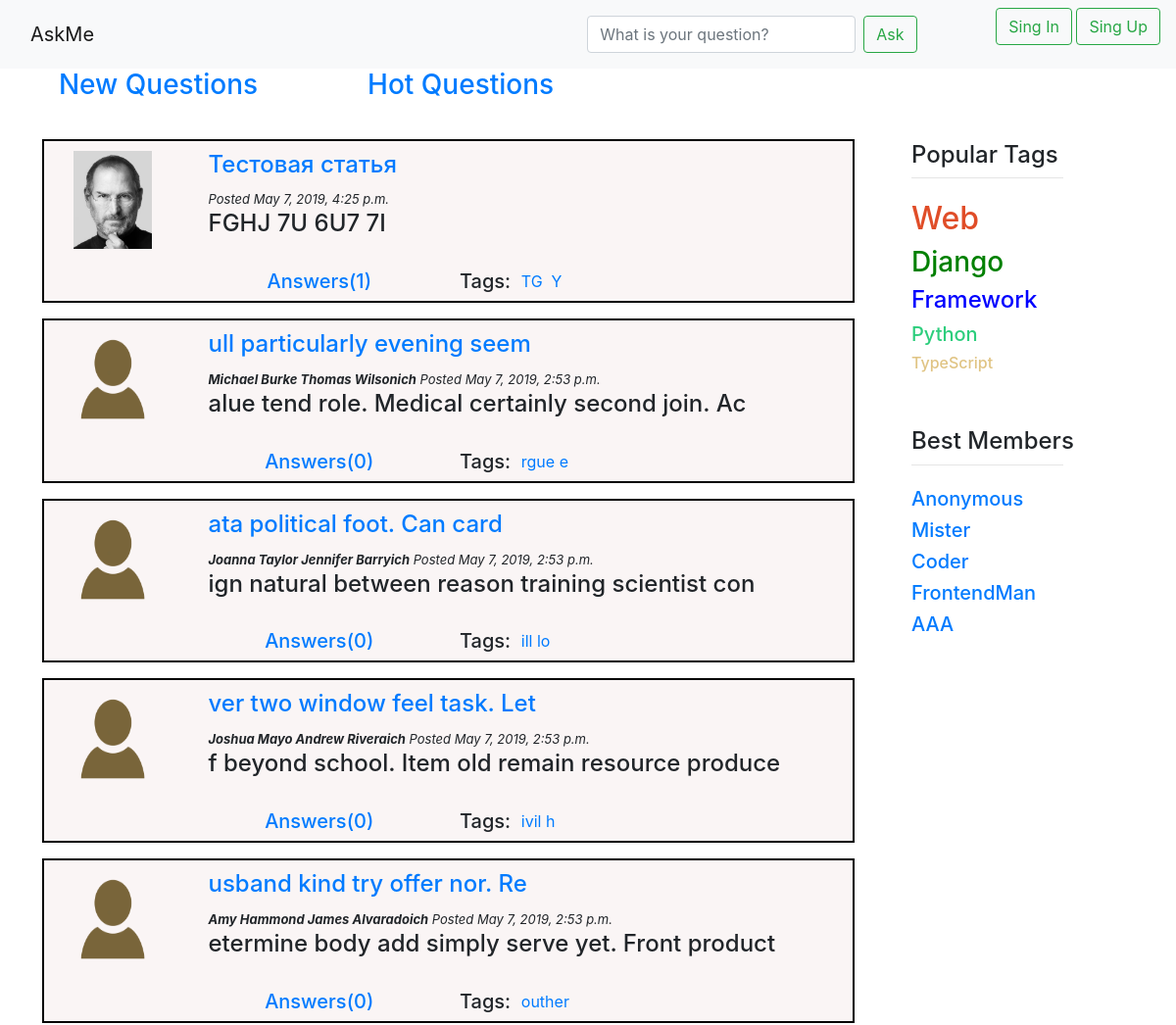
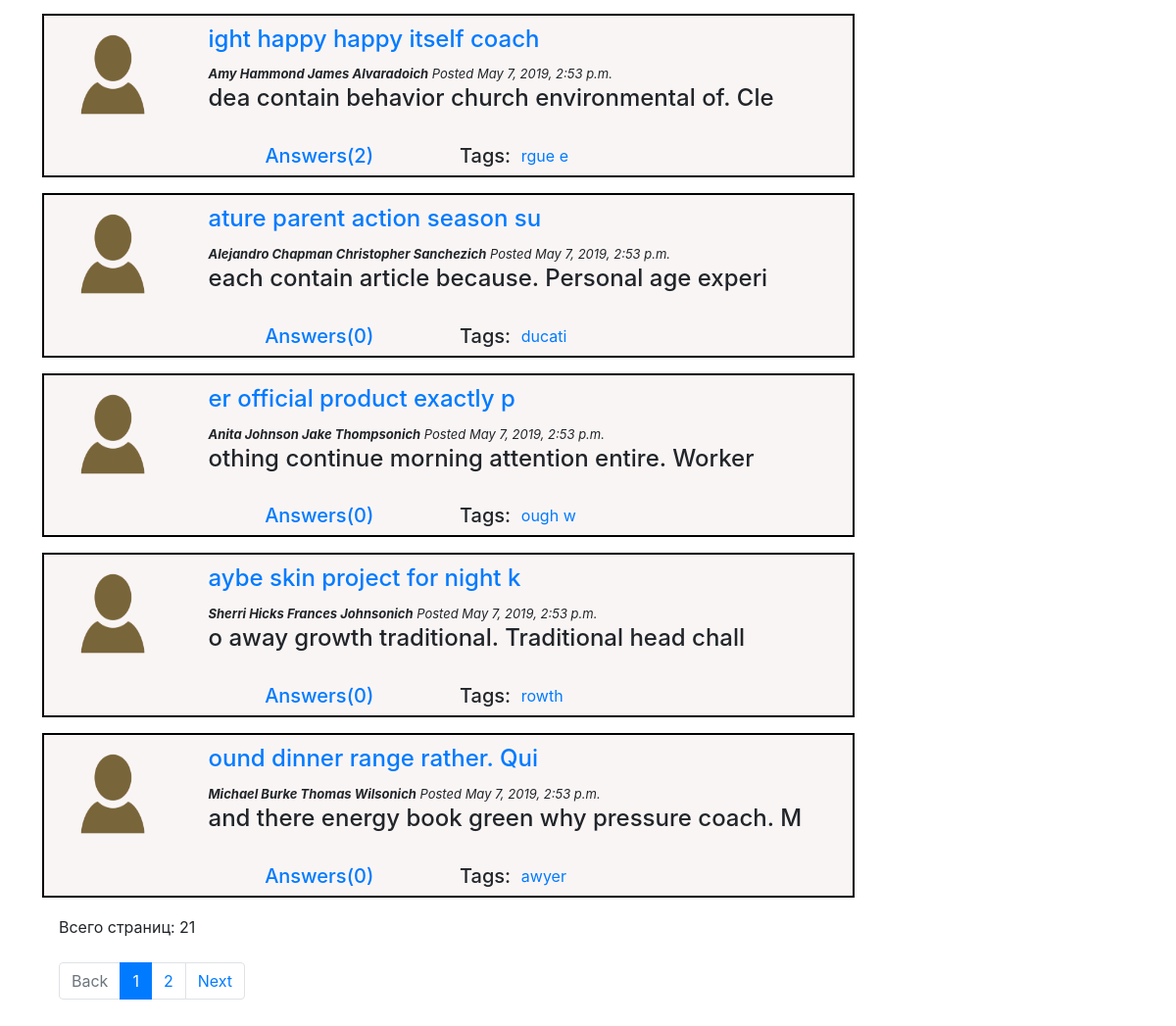
The app's page /index/ with its own data (2 pictures, top to bottom).
### question/models.py (models this page shows, shortened)
class Question(models.Model):
    author = models.ForeignKey(User, verbose_name="Question's Owner", on_delete=models.CASCADE)
    title = models.CharField(max_length=50, verbose_name="Question's Header")
    text = models.TextField(verbose_name="Question's Content")
    date = models.DateTimeField(default=timezone.now, verbose_name="Question's Date")
    rating = models.IntegerField(default=0, null=False, verbose_name="Question's Rating")
    is_active = models.BooleanField(default=True, verbose_name="Question's Availability")
    tags = models.ManyToManyField(Tag, default=True, related_name='questions', verbose_name="Question's Tags")
    likes = models.IntegerField(default=0, verbose_name="Question's Likes")
    dislikes = models.IntegerField(default=0, verbose_name="Question's Dislikes")
    rating = models.IntegerField(default=0, verbose_name="Rating")
    answers_number = models.IntegerField(default=0, verbose_name="Answer's Number")
    objects = QuestionManager()

class User(AbstractUser):
    upload = models.ImageField(default="static/default/default_avatar.png", upload_to="media/uploads/%Y/%m/%d", verbose_name="User's Avatar")
    registration_date = models.DateTimeField(default=timezone.now, verbose_name="User's Registration Date")
    rating = models.IntegerField(default=0, verbose_name="User's Rating")
    objects = UserManager()

class Tag(models.Model):
    name = models.CharField(max_length=20, default="404", verbose_name="Question's Tag")
    objects = TagManager()

### question/views.py (the view)
# urls.py: url(r'^index/$', index, name='index'),
def index(request):
    fake = Faker()
    return render(request, 'question/index.html',
                  {'questions': paginator(request, objects_list=Question.objects.get_new()),
				   'headers': header_content("new")
				   })

### question/managers.py (called while the page is built)
    def get_new(self):
        return self.all().order_by('date').reverse()

### question/views.py (called while the page is built)
def paginator(request, objects_list):
        paginator = Paginator(objects_list, 10)
        page = request.GET.get('page')
        try:
            objects = paginator.page(page)
        except PageNotAnInteger:
            objects = paginator.page(1)
        except EmptyPage:
            objects = paginator.page(paginator.num_pages)
        return objects

def header_content(type, tag_name=""):
    if (type == "new"):
        content_header = [
            {'title': 'New Questions', 'url': 'index', 'is_active': True},
            {'title': 'Hot Questions', 'url': 'hot', 'is_active': False}
        ]
    if (type == "hot"):
        content_header = [
            {'title': 'New Questions', 'url': 'index', 'is_active': False},
            {'title': 'Hot Questions', 'url': 'hot', 'is_active': True}
        ]
    if (type == "tag"):
        content_header = [
            {'title': 'Tag: ' + tag_name, 'url': 'index', 'is_active': True},
        ]
    return content_header

### templates/question/index.html
{% extends "question/base.html" %}
{% load static %}
{% block content%}
    {% for question in questions %}
        {% include 'question/question_item.html' %}
    {% endfor %}
{% endblock%}
{% block footer %}
<div class="col">
    <a>Всего страниц: {{ questions.paginator.num_pages }}</a>
</div>
<br>
{% if questions.has_next %}
    <div class="container">
        <ul class="pagination">
            {% if questions.has_previous %}
                <li class="page-item">
                    <a class="page-link" href="?page={{ questions.previous_page_number }}">Back</a>
                </li>
                <li class="page-item">
                    <a class="page-link" href="?page={{ questions.previous_page_number }}">{{ questions.previous_page_number }}</a>
                </li>
            {% else %}
                <li class="page-item disabled">
                    <a class="page-link" href="#" tabindex="-1">Back</a>
                </li>
            {% endif %}
            <li class="page-item active">
                <a class="page-link" href="#">{{ questions.number }} <span class="sr-only">(current)</span></a>
            </li>
            {% if questions.has_next %}
                <li class="page-item">
                    <a class="page-link" href="?page={{ questions.next_page_number }}">{{ questions.next_page_number }}</a>
                </li>
                <li class="page-item">
                    <a class="page-link" href="?page={{ questions.next_page_number }}">Next</a>
                </li>
            {% else %}
                <li class="page-item disabled">
                    <a class="page-link" href="#">Next</a>
                </li>
            {% endif %}
        </ul>
    </div>
    <br><br>
{% endif %}
{% endblock %}

### templates/question/question_item.html (shortened to what this page needs)
{% load static %}
<div class="container question">
  <div class="row">
    <br>
    <div class="col-lg-2">
      <div class="col">
        <a href="{% url 'profile' question.author.username %}">
            <img src="/media/{{question.author.upload}}" class="mr-3" alt="..." width="80" height="100">
        </a> <br><br>
      </div>
      <br>
    </div>
    <div class="col-lg-10">
      <div class="col">
          <a href="{% url 'question' question.id %}"><h4 class="media-heading">{{ question.title }}</h4></a>
          <small >
              <i style="font-size: small; font-weight: bold">{{ question.author.first_name }} {{ question.author.last_name }}</i>
              <i style="font-size: small">Posted {{ question.date }}</i>
          </small>
      </div>
      <div class="col">
        <h4>{{ question.text | truncatechars:300 }}</h4>
      </div>
      <br>
      <div class="row">
        <div class="col-lg-5 text-center">
          <a href=""><h5>Answers({{ question.answers_number }})</h5></a>
        </div>
         <div class="col-lg-7">
          <div class="row">
        <h5>Tags:&nbsp;&nbsp;</h5>
        {% for tag in question.tags.all %}
            <a href="{% url 'tag' tag.name %}" style="text-decoration: none">
                {{ tag.name }} &nbsp;
            </a>
        {% endfor %}
      </div>
    </div>
      </div>
    </div>
  </div>
</div>

### static/css/style.css (style rules this page uses)
.question { background: #FAF5F5; border-color: grey; padding-top: 10px; margin-bottom: 20px; outline: 2px solid #000; }

### records on screen
Question: author.upload (picture), title "Тестовая статья", date "May 7, 2019, 4:25 p.m.", text "FGHJ 7U 6U7 7I", answers_number "1"
Tag: name "TG"
Tag: name "Y"
Question: author.upload (placeholder picture), title "ull particularly evening seem", author.first_name "Michael Burke", author.last_name "Thomas Wilsonich", date "May 7, 2019, 2:53 p.m.", text "alue tend role. Medical certainly second join. Ac", answers_number "0"
Tag: name "rgue e"
Question: author.upload (placeholder picture), title "ata political foot. Can card", author.first_name "Joanna Taylor", author.last_name "Jennifer Barryich", date "May 7, 2019, 2:53 p.m.", text "ign natural between reason training scientist con", answers_number "0"
Tag: name "ill lo"
Question: author.upload (placeholder picture), title "ver two window feel task. Let", author.first_name "Joshua Mayo", author.last_name "Andrew Riveraich", date "May 7, 2019, 2:53 p.m.", text "f beyond school. Item old remain resource produce", answers_number "0"
Tag: name "ivil h"
Question: author.upload (placeholder picture), title "usband kind try offer nor. Re", author.first_name "Amy Hammond", author.last_name "James Alvaradoich", date "May 7, 2019, 2:53 p.m.", text "etermine body add simply serve yet. Front product", answers_number "0"
Tag: name "outher"
Question: author.upload (placeholder picture), title "ight happy happy itself coach", author.first_name "Amy Hammond", author.last_name "James Alvaradoich", date "May 7, 2019, 2:53 p.m.", text "dea contain behavior church environmental of. Cle", answers_number "2"
Question: author.upload (placeholder picture), title "ature parent action season su", author.first_name "Alejandro Chapman", author.last_name "Christopher Sanchezich", date "May 7, 2019, 2:53 p.m.", text "each contain article because. Personal age experi", answers_number "0"
Tag: name "ducati"
Question: author.upload (placeholder picture), title "er official product exactly p", author.first_name "Anita Johnson", author.last_name "Jake Thompsonich", date "May 7, 2019, 2:53 p.m.", text "othing continue morning attention entire. Worker", answers_number "0"
Tag: name "ough w"
Question: author.upload (placeholder picture), title "aybe skin project for night k", author.first_name "Sherri Hicks", author.last_name "Frances Johnsonich", date "May 7, 2019, 2:53 p.m.", text "o away growth traditional. Traditional head chall", answers_number "0"
Tag: name "rowth"
Question: author.upload (placeholder picture), title "ound dinner range rather. Qui", author.first_name "Michael Burke", author.last_name "Thomas Wilsonich", date "May 7, 2019, 2:53 p.m.", text "and there energy book green why pressure coach. M", answers_number "0"
Tag: name "awyer"

### other values on screen
{{ header.title }} "New Questions"
{{ header.title }} "Hot Questions"
{{ questions.paginator.num_pages }} "21"
{{ questions.number }} "1"
{{ questions.next_page_number }} "2"
